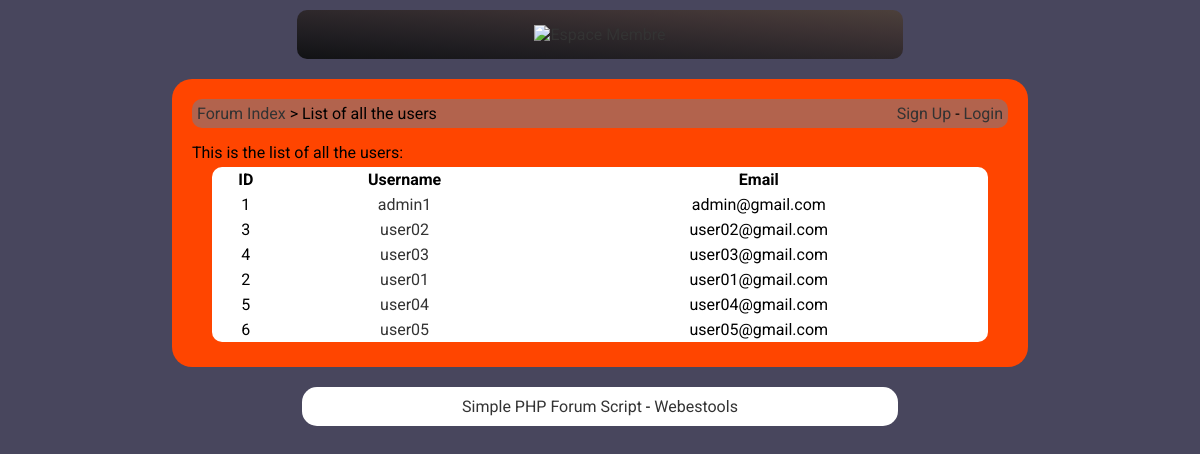
/users.php, run on an earlier commit of the app's database.
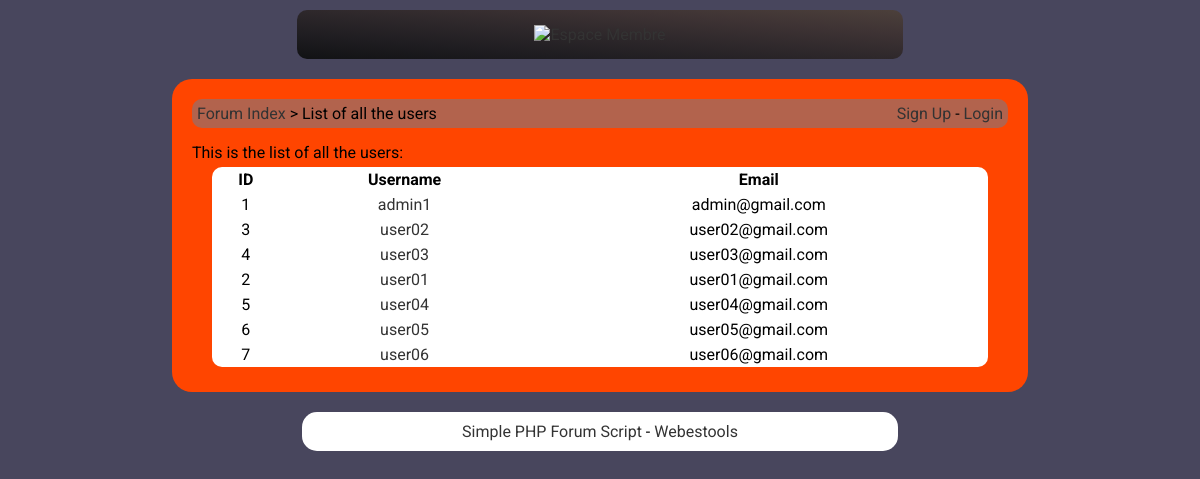
And on a later commit of the database.
### tables this page shows
CREATE TABLE `users` (
  `id` bigint(20) NOT NULL,
  `username` varchar(255) NOT NULL,
  `password` varchar(255) NOT NULL,
  `email` varchar(255) NOT NULL,
  `avatar` text NOT NULL,
  `signup_date` int(10) NOT NULL
);

### config.php (called while the page is built, shortened)
<?php
$url_home = 'index.php';
$design = 'default';
?>

### users.php (the view, shortened to what this page needs)
<?php
include('config.php');
?>
<!DOCTYPE html PUBLIC "-//W3C//DTD XHTML 1.0 Transitional//EN" "http://www.w3.org/TR/xhtml1/DTD/xhtml1-transitional.dtd">
<html xmlns="http://www.w3.org/1999/xhtml">
    <head>
        <link href="<?php echo $design; ?>/style.css" rel="stylesheet" title="Style" />
    </head>
    <body>
    	<div class="header">
        	<a href="<?php echo $url_home; ?>"><img src="<?php echo $design; ?>/images/logo.png" alt="Espace Membre" /></a>
	    </div>
        <div class="content">
<?php
if(isset($_SESSION['username']))
{
$nb_new_pm = mysql_fetch_array(mysql_query('select count(*) as nb_new_pm from pm where ((user1="'.$_SESSION['userid'].'" and user1read="no") or (user2="'.$_SESSION['userid'].'" and user2read="no")) and id2="1"'));
$nb_new_pm = $nb_new_pm['nb_new_pm'];
?>
<div class="box">
	<div class="box_left">
    	<a href="<?php echo $url_home; ?>">Forum Index</a> &gt; List of all the users
    </div>
	<div class="box_right">
    	<a href="list_pm.php">Your messages(<?php echo $nb_new_pm; ?>)</a> - <a href="profile.php?id=<?php echo $_SESSION['userid']; ?>"><?php echo htmlentities($_SESSION['username'], ENT_QUOTES, 'UTF-8'); ?></a> (<a href="login.php">Logout</a>)
    </div>
    <div class="clean"></div>
</div>
<?php
}
else
{
?>
<div class="box">
	<div class="box_left">
    	<a href="<?php echo $url_home; ?>">Forum Index</a> &gt; List of all the users
    </div>
	<div class="box_right">
    	<a href="signup.php">Sign Up</a> - <a href="login.php">Login</a>
    </div>
</div>
<?php
}
?>
This is the list of all the users:
<table>
    <tr>
    	<th>ID</th>
    	<th>Username</th>
    	<th>Email</th>
    </tr>
<?php
$req = mysql_query('select id, username, email from users');
while($dnn = mysql_fetch_array($req))
{
?>
	<tr>
    	<td><?php echo $dnn['id']; ?></td>
    	<td><a href="profile.php?id=<?php echo $dnn['id']; ?>"><?php echo htmlentities($dnn['username'], ENT_QUOTES, 'UTF-8'); ?></a></td>
    	<td><?php echo htmlentities($dnn['email'], ENT_QUOTES, 'UTF-8'); ?></td>
    </tr>
<?php
}
?>
</table>
		</div>
		<div class="foot"><a href="http://www.webestools.com/scripts_tutorials-code-source-26-simple-php-forum-script-php-forum-easy-simple-script-code-download-free-php-forum-mysql.html">Simple PHP Forum Script</a> - <a href="http://www.webestools.com/">Webestools</a></div>
	</body>
</html>

What changed in the data, as far as the page shows it:
added users: id "7", username "user06", email "user06@gmail.com"
